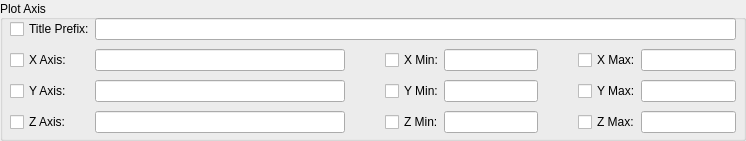
  <widget class="QGroupBox" name="boxPlotAxis">
   <property name="geometry">
    <rect>
     <x>15</x>
     <y>200</y>
     <width>746</width>
     <height>141</height>
    </rect>
   </property>
   <property name="title">
    <string>Plot Axis</string>
   </property>
   <property name="alignment">
    <set>Qt::AlignLeading|Qt::AlignLeft|Qt::AlignVCenter</set>
   </property>
   <property name="flat">
    <bool>false</bool>
   </property>
   <widget class="QWidget" name="gridLayoutWidget">
    <property name="geometry">
     <rect>
      <x>10</x>
      <y>15</y>
      <width>726</width>
      <height>121</height>
     </rect>
    </property>
    <layout class="QGridLayout" name="gridLayout" columnstretch="0,0,0,0,0,0,0,0">
     <property name="sizeConstraint">
      <enum>QLayout::SetNoConstraint</enum>
     </property>
     <property name="horizontalSpacing">
      <number>0</number>
     </property>
     <item row="0" column="0">
      <widget class="QCheckBox" name="chkTitle">
       <property name="text">
        <string>Title Prefix:</string>
       </property>
      </widget>
     </item>
     <item row="0" column="1" colspan="7">
      <widget class="QLineEdit" name="dispTitle">
       <property name="sizePolicy">
        <sizepolicy hsizetype="Expanding" vsizetype="Fixed">
         <horstretch>0</horstretch>
         <verstretch>0</verstretch>
        </sizepolicy>
       </property>
       <property name="minimumSize">
        <size>
         <width>250</width>
         <height>0</height>
        </size>
       </property>
       <property name="echoMode">
        <enum>QLineEdit::Normal</enum>
       </property>
       <property name="readOnly">
        <bool>false</bool>
       </property>
      </widget>
     </item>
     <item row="3" column="7">
      <widget class="QLineEdit" name="dispZMax">
       <property name="enabled">
        <bool>true</bool>
       </property>
       <property name="sizePolicy">
        <sizepolicy hsizetype="Maximum" vsizetype="Fixed">
         <horstretch>0</horstretch>
         <verstretch>0</verstretch>
        </sizepolicy>
       </property>
       <property name="minimumSize">
        <size>
         <width>50</width>
         <height>0</height>
        </size>
       </property>
      </widget>
     </item>
     <item row="3" column="6">
      <widget class="QCheckBox" name="chkZMax">
       <property name="sizePolicy">
        <sizepolicy hsizetype="Fixed" vsizetype="Fixed">
         <horstretch>0</horstretch>
         <verstretch>0</verstretch>
        </sizepolicy>
       </property>
       <property name="text">
        <string>Z Max:</string>
       </property>
      </widget>
     </item>
     <item row="2" column="7">
      <widget class="QLineEdit" name="dispYMax">
       <property name="sizePolicy">
        <sizepolicy hsizetype="Maximum" vsizetype="Fixed">
         <horstretch>0</horstretch>
         <verstretch>0</verstretch>
        </sizepolicy>
       </property>
       <property name="minimumSize">
        <size>
         <width>50</width>
         <height>0</height>
        </size>
       </property>
      </widget>
     </item>
     <item row="2" column="6">
      <widget class="QCheckBox" name="chkYMax">
       <property name="sizePolicy">
        <sizepolicy hsizetype="Fixed" vsizetype="Fixed">
         <horstretch>0</horstretch>
         <verstretch>0</verstretch>
        </sizepolicy>
       </property>
       <property name="text">
        <string>Y Max:</string>
       </property>
      </widget>
     </item>
     <item row="1" column="6">
      <widget class="QCheckBox" name="chkXMax">
       <property name="sizePolicy">
        <sizepolicy hsizetype="Fixed" vsizetype="Fixed">
         <horstretch>0</horstretch>
         <verstretch>0</verstretch>
        </sizepolicy>
       </property>
       <property name="text">
        <string>X Max:</string>
       </property>
      </widget>
     </item>
     <item row="1" column="7">
      <widget class="QLineEdit" name="dispXMax">
       <property name="sizePolicy">
        <sizepolicy hsizetype="Maximum" vsizetype="Fixed">
         <horstretch>0</horstretch>
         <verstretch>0</verstretch>
        </sizepolicy>
       </property>
       <property name="minimumSize">
        <size>
         <width>50</width>
         <height>0</height>
        </size>
       </property>
      </widget>
     </item>
     <item row="1" column="5">
      <spacer name="horizontalSpacer_2">
       <property name="orientation">
        <enum>Qt::Horizontal</enum>
       </property>
       <property name="sizeType">
        <enum>QSizePolicy::Fixed</enum>
       </property>
       <property name="sizeHint" stdset="0">
        <size>
         <width>40</width>
         <height>20</height>
        </size>
       </property>
      </spacer>
     </item>
     <item row="3" column="3">
      <widget class="QCheckBox" name="chkZMin">
       <property name="sizePolicy">
        <sizepolicy hsizetype="Fixed" vsizetype="Fixed">
         <horstretch>0</horstretch>
         <verstretch>0</verstretch>
        </sizepolicy>
       </property>
       <property name="text">
        <string>Z Min:</string>
       </property>
      </widget>
     </item>
     <item row="3" column="4">
      <widget class="QLineEdit" name="dispZMin">
       <property name="sizePolicy">
        <sizepolicy hsizetype="Maximum" vsizetype="Fixed">
         <horstretch>0</horstretch>
         <verstretch>0</verstretch>
        </sizepolicy>
       </property>
       <property name="minimumSize">
        <size>
         <width>50</width>
         <height>0</height>
        </size>
       </property>
      </widget>
     </item>
     <item row="1" column="3">
      <widget class="QCheckBox" name="chkXMin">
       <property name="sizePolicy">
        <sizepolicy hsizetype="Fixed" vsizetype="Fixed">
         <horstretch>0</horstretch>
         <verstretch>0</verstretch>
        </sizepolicy>
       </property>
       <property name="text">
        <string>X Min:</string>
       </property>
      </widget>
     </item>
     <item row="1" column="4">
      <widget class="QLineEdit" name="dispXMin">
       <property name="sizePolicy">
        <sizepolicy hsizetype="Maximum" vsizetype="Fixed">
         <horstretch>0</horstretch>
         <verstretch>0</verstretch>
        </sizepolicy>
       </property>
       <property name="minimumSize">
        <size>
         <width>50</width>
         <height>0</height>
        </size>
       </property>
       <property name="inputMethodHints">
        <set>Qt::ImhDigitsOnly</set>
       </property>
      </widget>
     </item>
     <item row="2" column="3">
      <widget class="QCheckBox" name="chkYMin">
       <property name="sizePolicy">
        <sizepolicy hsizetype="Fixed" vsizetype="Fixed">
         <horstretch>0</horstretch>
         <verstretch>0</verstretch>
        </sizepolicy>
       </property>
       <property name="text">
        <string>Y Min:</string>
       </property>
      </widget>
     </item>
     <item row="2" column="4">
      <widget class="QLineEdit" name="dispYMin">
       <property name="sizePolicy">
        <sizepolicy hsizetype="Maximum" vsizetype="Fixed">
         <horstretch>0</horstretch>
         <verstretch>0</verstretch>
        </sizepolicy>
       </property>
       <property name="minimumSize">
        <size>
         <width>50</width>
         <height>0</height>
        </size>
       </property>
      </widget>
     </item>
     <item row="1" column="2">
      <spacer name="horizontalSpacer_9">
       <property name="orientation">
        <enum>Qt::Horizontal</enum>
       </property>
       <property name="sizeType">
        <enum>QSizePolicy::Fixed</enum>
       </property>
       <property name="sizeHint" stdset="0">
        <size>
         <width>40</width>
         <height>20</height>
        </size>
       </property>
      </spacer>
     </item>
     <item row="1" column="0">
      <widget class="QCheckBox" name="chkXAxis">
       <property name="sizePolicy">
        <sizepolicy hsizetype="Fixed" vsizetype="Fixed">
         <horstretch>0</horstretch>
         <verstretch>0</verstretch>
        </sizepolicy>
       </property>
       <property name="text">
        <string>X Axis:</string>
       </property>
      </widget>
     </item>
     <item row="1" column="1">
      <widget class="QLineEdit" name="dispXAxis">
       <property name="sizePolicy">
        <sizepolicy hsizetype="Expanding" vsizetype="Fixed">
         <horstretch>0</horstretch>
         <verstretch>0</verstretch>
        </sizepolicy>
       </property>
       <property name="minimumSize">
        <size>
         <width>250</width>
         <height>0</height>
        </size>
       </property>
       <property name="inputMethodHints">
        <set>Qt::ImhDigitsOnly</set>
       </property>
      </widget>
     </item>
     <item row="2" column="0">
      <widget class="QCheckBox" name="chkYAxis">
       <property name="sizePolicy">
        <sizepolicy hsizetype="Fixed" vsizetype="Fixed">
         <horstretch>0</horstretch>
         <verstretch>0</verstretch>
        </sizepolicy>
       </property>
       <property name="text">
        <string>Y Axis:</string>
       </property>
      </widget>
     </item>
     <item row="2" column="1">
      <widget class="QLineEdit" name="dispYAxis">
       <property name="sizePolicy">
        <sizepolicy hsizetype="Expanding" vsizetype="Fixed">
         <horstretch>0</horstretch>
         <verstretch>0</verstretch>
        </sizepolicy>
       </property>
       <property name="minimumSize">
        <size>
         <width>20</width>
         <height>0</height>
        </size>
       </property>
       <property name="inputMethodHints">
        <set>Qt::ImhDigitsOnly</set>
       </property>
      </widget>
     </item>
     <item row="3" column="0">
      <widget class="QCheckBox" name="chkZAxis">
       <property name="sizePolicy">
        <sizepolicy hsizetype="Fixed" vsizetype="Fixed">
         <horstretch>0</horstretch>
         <verstretch>0</verstretch>
        </sizepolicy>
       </property>
       <property name="text">
        <string>Z Axis:</string>
       </property>
      </widget>
     </item>
     <item row="3" column="1">
      <widget class="QLineEdit" name="dispZAxis">
       <property name="sizePolicy">
        <sizepolicy hsizetype="Expanding" vsizetype="Fixed">
         <horstretch>0</horstretch>
         <verstretch>0</verstretch>
        </sizepolicy>
       </property>
       <property name="minimumSize">
        <size>
         <width>20</width>
         <height>0</height>
        </size>
       </property>
       <property name="inputMethodHints">
        <set>Qt::ImhDigitsOnly</set>
       </property>
      </widget>
     </item>
    </layout>
   </widget>
  </widget>
